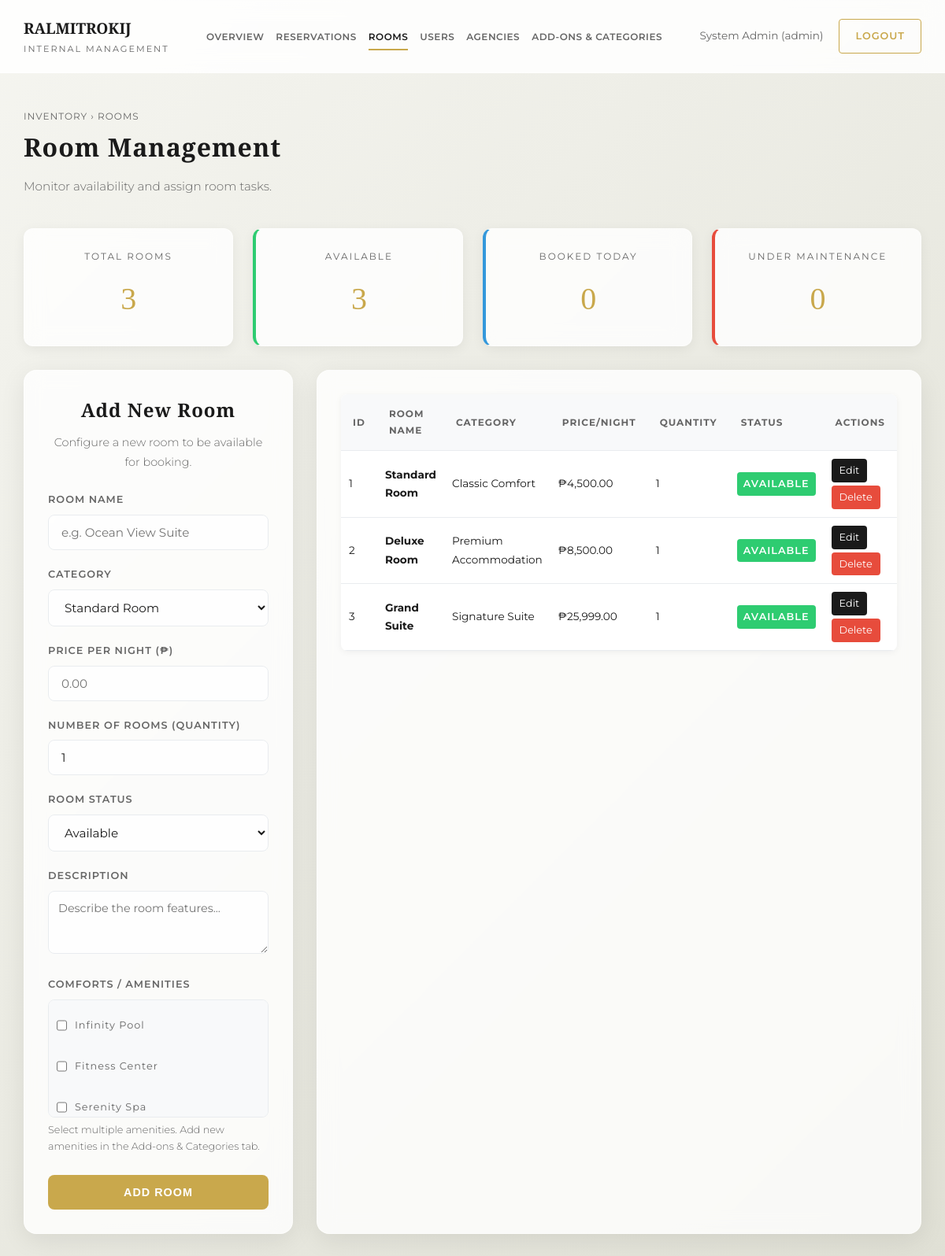
/admin/dashboard.php?tab=rooms (signed in), run on the app's committed database.
### tables this page shows
CREATE TABLE IF NOT EXISTS addons (
    id INT AUTO_INCREMENT PRIMARY KEY,
    name VARCHAR(255) NOT NULL,
    price DECIMAL(10, 2) NOT NULL DEFAULT 0.00,
    category VARCHAR(50) NOT NULL,  
    created_at TIMESTAMP DEFAULT CURRENT_TIMESTAMP
);

CREATE TABLE IF NOT EXISTS rooms (
    id INT AUTO_INCREMENT PRIMARY KEY,
    name VARCHAR(255) NOT NULL,
    category VARCHAR(100) NOT NULL,
    price DECIMAL(10, 2) NOT NULL,
    description TEXT,
    amenities TEXT,  
    image VARCHAR(255),
    status ENUM('Available', 'Maintenance') DEFAULT 'Available',
    quantity INT DEFAULT 1,
    created_at TIMESTAMP DEFAULT CURRENT_TIMESTAMP
);

### admin/dashboard.php (the view, shortened to what the rows shown need)
<?php
require_once '../includes/db_connect.php';
$current_tab = isset($_GET['tab']) ? $_GET['tab'] : 'overview';
$today = date('Y-m-d');
$current_month = date('Y-m');
    $stmt = $pdo->query("SELECT COUNT(*) AS count FROM reservations");
    $total_reservations = $stmt->fetch()['count'];
    $stmt = $pdo->prepare("SELECT COALESCE(SUM(total_cost), 0) AS total FROM reservations WHERE DATE(created_at) = ?");
    $stmt->execute([$today]);
    $today_revenue = $stmt->fetch()['total'];
    $stmt = $pdo->prepare("SELECT COUNT(*) AS count FROM reservations WHERE DATE(created_at) = ?");
    $stmt->execute([$today]);
    $daily_reservations_count = $stmt->fetch()['count'];
    $stmt = $pdo->prepare("SELECT COUNT(*) AS count FROM reservations WHERE DATE_FORMAT(created_at, '%Y-%m') = ?");
    $stmt->execute([$current_month]);
    $monthly_reservations_count = $stmt->fetch()['count'];
    $room_reservation_counts = [];
    $stmt = $pdo->query("SELECT * FROM rooms ORDER BY id ASC");
    $rooms = $stmt->fetchAll();
?>
<!DOCTYPE html>
<html lang="en">
<head>
    <link rel="stylesheet" href="../assets/css/styles.css?v=<?php echo time(); ?>">
</head>
<body>
    <main class="dashboard-container">
        <?php if ($current_tab === 'overview'): ?>
            <div class="page-header">
                <span class="breadcrumb">Internal &rsaquo; Dashboard</span>
                <h1 class="page-title">Operational Overview</h1>
                <p class="page-subtitle">Real-time metrics and system health monitoring.</p>
            </div>
            <div class="metrics-grid">
                <div class="metric-card">
                    <div class="metric-label">Daily Reservations</div>
                    <p class="metric-value"><?php echo number_format($daily_reservations_count); ?></p>
                </div>
                <div class="metric-card">
                    <div class="metric-label">Monthly Reservations</div>
                    <p class="metric-value"><?php echo number_format($monthly_reservations_count); ?></p>
                </div>
                <div class="metric-card">
                    <div class="metric-label">Today's Revenue</div>
                    <p class="metric-value">₱<?php echo number_format($today_revenue, 2); ?></p>
                </div>
                <div class="metric-card">
                    <div class="metric-label">Total Reservations</div>
                    <p class="metric-value"><?php echo number_format($total_reservations); ?></p>
                </div>
            </div>
            <div class="grid-2">
                <div class="glassmorphism-card">
                    <div class="section-title">
                        <h3>Reservations by Room Type</h3>
                        <p>Total bookings across all time for each room category</p>
                    </div>
                    <div class="data-table-container">
                        <table class="data-table">
                            <thead>
                                <tr>
                                    <th>Room Name</th>
                                    <th>Category</th>
                                    <th>Total Reservations</th>
                                </tr>
                            </thead>
                            <tbody>
                                <?php
                                    $most_reserved_room = 'None';
                                    $highest_count = -1;
                                    foreach ($rooms as $room):
                                        $count = isset($room_reservation_counts[$room['id']]) ? $room_reservation_counts[$room['id']] : 0;
                                        if ($count > $highest_count) {
                                            $highest_count = $count;
                                            $most_reserved_room = $room['name'];
                                        }
                                ?>
                                    <tr>
                                        <td><strong><?php echo htmlspecialchars($room['name']); ?></strong></td>
                                        <td><?php echo htmlspecialchars($room['category']); ?></td>
                                        <td><span style="font-weight: bold; color: var(--admin-accent);"><?php echo $count; ?></span></td>
                                    </tr>
                                <?php endforeach; ?>
                            </tbody>
                        </table>
                    </div>
                </div>
                <div class="glassmorphism-card" style="display: flex; flex-direction: column; justify-content: center; align-items: center; text-align: center; background: linear-gradient(135deg, var(--admin-primary) 0%, #333 100%); color: white; padding: 40px;">
                    <div class="section-title" style="margin-bottom: 20px;">
                        <span style="color: var(--admin-accent); font-size: 0.8rem; text-transform: uppercase; letter-spacing: 2px;">Most Popular Choice</span>
                        <h3 style="color: white; margin-top: 10px; font-size: 2rem;"><?php echo htmlspecialchars($most_reserved_room); ?></h3>
                        <p style="color: #ccc;">This room type has the highest number of overall reservations.</p>
                    </div>
                    <div style="font-size: 4rem; font-family: 'Playfair Display', serif; color: var(--admin-accent); line-height: 1;">
                        <?php echo $highest_count > 0 ? $highest_count : 0; ?>
                    </div>
                    <div style="font-size: 0.9rem; text-transform: uppercase; letter-spacing: 1px; margin-top: 10px; color: #aaa;">Total Bookings</div>
                </div>
            </div>
        <?php elseif ($current_tab === 'rooms'): ?>
            <div class="page-header">
                <h1 class="page-title">Room Management</h1>
            </div>
            <div class="grid-2">
                <div class="glassmorphism-card">
                    <form method="POST" action="dashboard.php?tab=rooms">
                                <?php
                                    $tmp_addons = (function() use ($pdo) { $stmt = $pdo->query("SELECT * FROM addons"); return $stmt->fetchAll(); })();
                                ?>
                        <div class="form-group">
                            <div style="max-height: 150px; overflow-y: auto; padding: 10px; border: 1px solid var(--admin-border); border-radius: 8px; background: var(--admin-bg-light);">
                                <?php
                                    $all_addons = (function() use ($pdo) { $stmt = $pdo->query("SELECT * FROM addons"); return $stmt->fetchAll(); })();
                                    $current_amenities = [];
                                    foreach ($all_addons as $addon):
                                        if ($addon['category'] !== 'room_category'):
                                            $is_checked = in_array($addon['name'], $current_amenities) ? 'checked' : '';
                                ?>
                                    <div style="display: flex; align-items: center; margin-bottom: 8px;">
                                        <input type="checkbox" id="room_amenity_<?php echo $addon['id']; ?>" name="amenities[]" value="<?php echo htmlspecialchars($addon['name']); ?>" <?php echo $is_checked; ?> style="width: auto; margin-right: 10px; cursor: pointer;">
                                        <label for="room_amenity_<?php echo $addon['id']; ?>" style="cursor: pointer; margin: 0; font-weight: normal; text-transform: none;"><?php echo htmlspecialchars($addon['name']); ?></label>
                                    </div>
                                <?php
                                        endif;
                                    endforeach;
                                ?>
                            </div>
                        </div>
                    </form>
                </div>
                <div class="glassmorphism-card">
                    <div class="data-table-container">
                        <table class="data-table">
                            <thead>
                                <tr>
                                    <th>ID</th>
                                    <th>Room Name</th>
                                    <th>Category</th>
                                    <th>Price/Night</th>
                                    <th>Quantity</th>
                                    <th>Status</th>
                                    <th>Actions</th>
                                </tr>
                            </thead>
                            <tbody>
                                <?php foreach ($rooms as $room): ?>
                                    <tr>
                                        <td><?php echo htmlspecialchars($room['id']); ?></td>
                                        <td><strong><?php echo htmlspecialchars($room['name']); ?></strong></td>
                                        <td><?php echo htmlspecialchars($room['category']); ?></td>
                                        <td>₱<?php echo number_format($room['price'], 2); ?></td>
                                        <td><?php echo htmlspecialchars($room['quantity'] ?? 1); ?></td>
                                        <td><span class="status-badge" style="background: <?php echo ($room['status'] ?? 'Available') === 'Available' ? '#2ecc71' : '#e74c3c'; ?>; color: white; padding: 4px 8px; border-radius: 4px; font-size: 0.8rem;"><?php echo htmlspecialchars($room['status'] ?? 'Available'); ?></span></td>
                                        <td>
                                            <a href="dashboard.php?tab=rooms&action=edit_room&id=<?php echo $room['id']; ?>" class="action-btn" style="background: var(--admin-primary); color: white; padding: 4px 10px; border-radius: 4px; font-size: 0.8rem; text-decoration: none; display: inline-block; margin-bottom: 4px;">Edit</a>
                                            <a href="dashboard.php?tab=rooms&action=delete_room&id=<?php echo $room['id']; ?>" class="action-btn" style="background: #e74c3c; color: white; padding: 4px 10px; border-radius: 4px; font-size: 0.8rem; text-decoration: none; display: inline-block;" onclick="return confirm('Are you sure you want to delete this room?');">Delete</a>
                                        </td>
                                    </tr>
                                <?php endforeach; ?>
                            </tbody>
                        </table>
                    </div>
                </div>
            </div>
        <?php endif; ?>
    </main>
</body>
</html>

### data on the page
addons: name "Infinity Pool"
addons: name "Fitness Center"
addons: name "Serenity Spa"
rooms: id "1", name "Standard Room", category "Classic Comfort", price "4,500.00", quantity "1", status "AVAILABLE"
rooms: id "2", name "Deluxe Room", category "Premium Accommodation", price "8,500.00", quantity "1", status "AVAILABLE"
rooms: id "3", name "Grand Suite", category "Signature Suite", price "25,999.00", quantity "1", status "AVAILABLE"

### other printed values
$_SESSION['full_name'] "System Admin"
$_SESSION['role'] "admin"
$total_rooms "3"
$available_rooms_count "3"
$booked_rooms "0"
$maintenance_rooms "0"
form field category "Standard Room"
